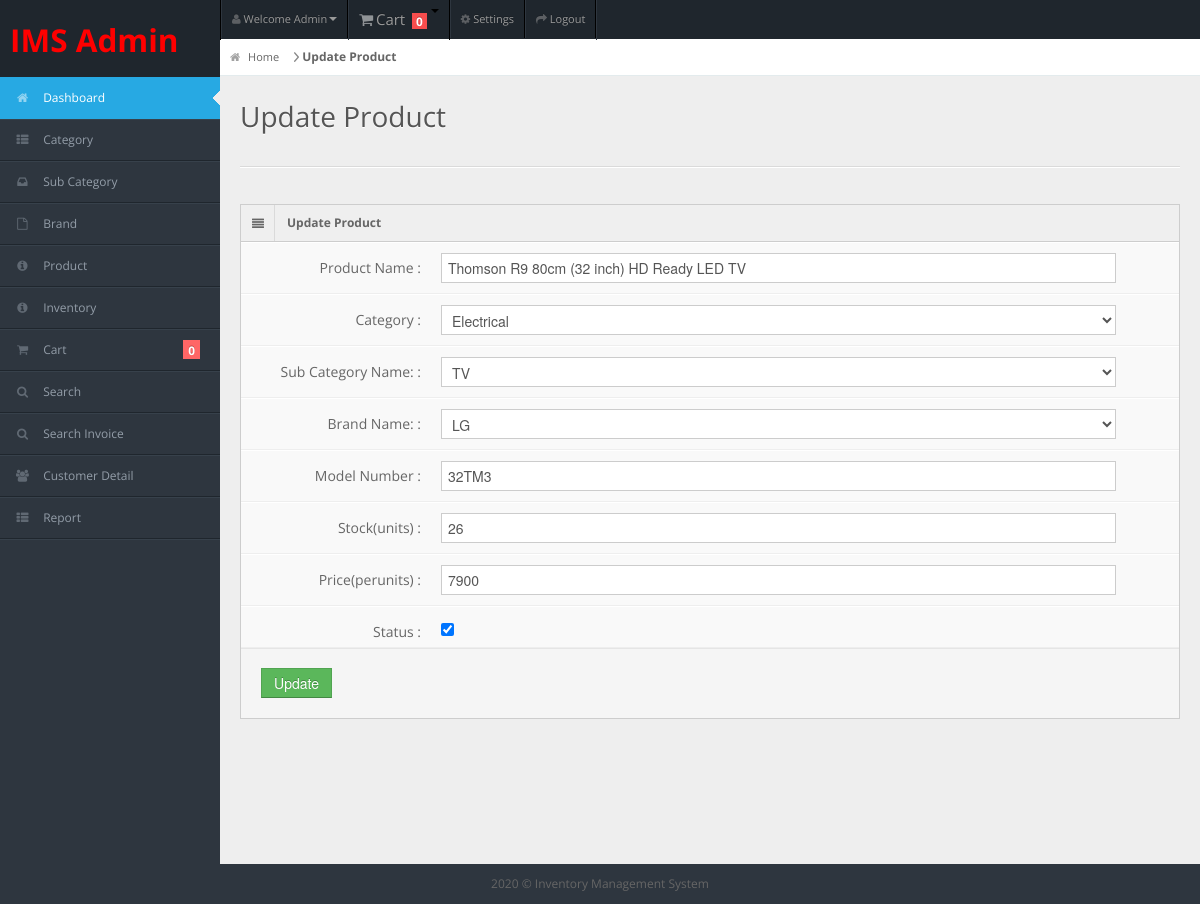
The page /admin/editproducts.php?editid=1 (signed in) on the database its author committed.
### tables this page shows
CREATE TABLE `tblproducts` (
  `ID` int(10) NOT NULL,
  `ProductName` varchar(200) DEFAULT NULL,
  `CatID` int(5) DEFAULT NULL,
  `SubcatID` int(5) DEFAULT NULL,
  `BrandName` varchar(200) DEFAULT NULL,
  `ModelNumber` varchar(200) DEFAULT NULL,
  `Stock` int(10) DEFAULT NULL,
  `Price` decimal(10,0) DEFAULT NULL,
  `Status` int(2) DEFAULT NULL,
  `CreationDate` timestamp NULL DEFAULT current_timestamp()
);

CREATE TABLE `tblcategory` (
  `ID` int(10) NOT NULL,
  `CategoryName` varchar(200) DEFAULT NULL,
  `Status` int(2) DEFAULT NULL,
  `CreationDate` timestamp NULL DEFAULT current_timestamp()
);

CREATE TABLE `tblsubcategory` (
  `ID` int(10) NOT NULL,
  `CatID` int(5) DEFAULT NULL,
  `SubCategoryname` varchar(200) DEFAULT NULL,
  `Status` int(2) DEFAULT NULL,
  `CreationDate` timestamp NULL DEFAULT current_timestamp()
);

### admin/editproducts.php (the view, shortened to what this page needs)
<?php
include('includes/dbconnection.php');
if (strlen($_SESSION['imsaid']==0)) {
  header('location:logout.php');
  } else{
  ?>
<!DOCTYPE html>
<html lang="en">
<head>
<?php include_once('includes/cs.php');?>
</head>
<body>
<?php include_once('includes/header.php');?>
<?php include_once('includes/sidebar.php');?>
<div id="content">
<div id="content-header">
  <div id="breadcrumb"> <a href="dashboard.php" title="Go to Home" class="tip-bottom"><i class="icon-home"></i> Home</a> <strong>Update Product</strong></div>
  <h1>Update Product</h1>
</div>
<div class="container-fluid">
  <hr>
  <div class="row-fluid">
    <div class="span12">
      <div class="widget-box">
        <div class="widget-title"> <span class="icon"> <i class="icon-align-justify"></i> </span>
          <h5>Update Product</h5>
        </div>
        <div class="widget-content nopadding">
          <form method="post" class="form-horizontal">
            <?php
            $eid=$_GET['editid'];
$ret=mysqli_query($con,"select tblcategory.CategoryName as catname,tblcategory.ID as catid,tblsubcategory.SubCategoryname as subcat,tblsubcategory.ID as scatid,tblproducts.ID as pid,tblproducts.ProductName,tblproducts.BrandName,tblproducts.Status,tblproducts.Price,tblproducts.CreationDate,tblproducts.ModelNumber,tblproducts.Stock from tblproducts inner join tblcategory on tblcategory.ID=tblproducts.CatID inner join tblsubcategory on tblsubcategory.ID=tblproducts.SubcatID where tblproducts.ID='$eid'");
while ($row=mysqli_fetch_array($ret)) {
?>
           <div class="control-group">
              <label class="control-label">Product Name :</label>
              <div class="controls">
                <input type="text" class="span11" name="pname" id="pname" value="<?php echo $row['ProductName'];?>" required='true'/>
              </div>
            </div>
            <div class="control-group">
              <label class="control-label">Category :</label>
              <div class="controls">
                <select type="text" class="span11" name="category" id="category" onChange="getSubCat(this.value)" value="" required='true' />
                   <option value="<?php echo $row['catid'];?>"><?php echo $row['catname'];?></option>
              </div>
            </div>
            <div class="control-group">
              <label class="control-label">Sub Category Name: :</label>
              <div class="controls">
                <select type="text" class="span11" name="subcategory" id="subcategory" value="" required='true' />
                  <option value="<?php echo $row['scatid'];?>"><?php echo $row['subcat'];?></option>
              </div>
            </div>
            <div class="control-group">
              <label class="control-label">Brand Name: :</label>
              <div class="controls">
                <select type="text" class="span11" name="bname" id="bname" value="" required='true' />
                  <option value="<?php echo $row['BrandName'];?>"><?php echo $row['BrandName'];?></option>
              </div>
            </div>
            <div class="control-group">
              <label class="control-label">Model Number :</label>
              <div class="controls">
                <input type="text" class="span11"  name="modelno" id="modelno" value="<?php echo $row['ModelNumber'];?>" required="true" maxlength="5"  />
              </div>
            </div>
            <div class="control-group">
              <label class="control-label">Stock(units) :</label>
              <div class="controls">
                <input type="text" class="span11"  name="stock" id="stock" value="<?php echo $row['Stock'];?>" required="true"/>
              </div>
            </div>
            <div class="control-group">
              <label class="control-label">Price(perunits) :</label>
              <div class="controls">
                <input type="text" class="span11" name="price" id="price" value="<?php echo $row['Price'];?>" required="true"/>
              </div>
            </div>
            <div class="control-group">
              <label class="control-label">Status :</label>
              <div class="controls">
                <?php  if($row['Status']=="1"){ ?>
                <input type="checkbox"  name="status" id="status" value="1"  checked="true"/>
                <?php } else { ?>
                  <input type="checkbox" value='1' name="status" id="status" />
                  <?php } ?>
              </div>
            </div>
           <?php } ?>
            <div class="form-actions">
              <button type="submit" class="btn btn-success" name="submit">Update</button>
            </div>
          </form>
        </div>
      </div>
    </div>
  </div>
 </div>
</div>
<?php include_once('includes/footer.php');?>
</body>
</html>
<?php } ?>

### admin/includes/header.php (shortened to what this page needs)
<div id="header">
  <h2 style="padding-top: 20px;padding-left: 10px"><a href="dashboard.php"><strong style="color: red">IMS Admin</strong></a></h2>
</div>
<div id="user-nav" class="navbar navbar-inverse">
  <ul class="nav">
    <?php
$ret=mysqli_query($con,"select AdminName from tbladmin");
$row=mysqli_fetch_array($ret);
$name=$row['AdminName'];
?>
    <li  class="dropdown" id="profile-messages" ><a title="" href="#" data-toggle="dropdown" data-target="#profile-messages" class="dropdown-toggle"><i class="icon icon-user"></i>  <span class="text">Welcome <?php echo $name; ?></span><b class="caret"></b></a>
    </li>
    <?php $ret=mysqli_query($con,"Select * from tblcart where IsCheckOut='0'");
$cartcountcount=mysqli_num_rows($ret);
?>
    <li id="menu-messages"><a href="cart.php" data-target="#menu-messages" ><i class="icon icon-shopping-cart" style="color: white;font-size: 15px"></i> <span class="text" style="font-size: 15px">Cart</span> <span class="label label-important"><?php echo htmlentities($cartcountcount);?></span><b class="caret"></b></a>
    </li>
    <li class=""><a title="" href="change-password.php"><i class="icon icon-cog"></i> <span class="text">Settings</span></a></li>
    <li class=""><a title="" href="logout.php"><i class="icon icon-share-alt"></i> <span class="text">Logout</span></a></li>
  </ul>
</div>

### admin/css/matrix-style.css (style rules this page uses)
* { outline:none !important; -moz-outline: none !important; }
html, body { height:100% }
body { overflow-x: hidden; margin-top: -10px; font-family: 'Open Sans', sans-serif; font-size:12px; color:#666; }
a { color:#666; }
select, textarea, input[type="text"], input[type="password"], input[type="datetime"], input[type="datetime-local"], input[type="date"], input[type="month"], input[type="time"], input[type="week"], input[type="number"], input[type="email"], input[type="url"], input[type="search"], input[type="tel"], input[type="color"], .uneditable-input, .label, .dropdown-menu, .btn, .well, .progress, .table-bordered, .btn-group > .btn:first-child, .btn-group > .btn:last-child, .btn-group > .btn:last-child, .btn-group > .dropdown-toggle, .alert { border-radius:0px; }
.btn, textarea, input[type="text"], input[type="password"], input[type="datetime"], input[type="datetime-local"], input[type="date"], input[type="month"], input[type="time"], input[type="week"], input[type="number"], input[type="email"], input[type="url"], input[type="search"], input[type="tel"], input[type="color"], .uneditable-input { box-shadow:none; }
.progress, .progress-success .bar, .progress .bar-success, .progress-warning .bar, .progress .bar-warning, .progress-danger .bar, .progress .bar-danger, .progress-info .bar, .progress .bar-info, .btn, .btn-primary { background-image:none; }
.form-horizontal .form-actions { padding-left:20px; }
hr { border-top-color:#dadada; }
.label-important, .badge-important { background:#f74d4d; }
#header { height: 77px; position: relative; width: 100%; z-index: -9; }
#user-nav { position: absolute; left: 220px; top:0px; z-index: 20; margin: 0; }
#user-nav > ul { margin: 0; padding: 0; list-style: none; border-right: 1px solid #2e363f;border-left: 1px solid #000; }
#user-nav > ul > li { float: left; list-style-type: none; margin: 0; position: relative; padding: 0; border-left: 1px solid #2e363f; border-right: 1px solid #000; }
#user-nav > ul > li > a { padding:9px 10px; display: block; font-size: 11px; }
#user-nav > ul > li > a > i, #sidebar li a i { opacity: .5; margin-top: 2px; }
#user-nav > ul > li > a > .label { vertical-align: middle; padding: 1px 4px 1px; margin: -2px 4px 0; display: inline-block; }
#content { background: none repeat scroll 0 0 #eeeeee; margin-left: 220px; margin-right: 0; padding-bottom: 25px; position: relative; min-height:100%; width: auto; }
#content-header { position: abslute; width: 100%; margin-top: -38px; z-index: 20; }
#content-header h1 { color: #555555; font-size: 28px; font-weight: normal; float: none; text-shadow: 0 1px 0 #ffffff; margin-left: 20px; position: relative; }
#content-header h1, #content-header .btn-group { margin-top: 20px; }
#breadcrumb { background-color: #fff; border-bottom: 1px solid #e3ebed; }
#breadcrumb a { padding: 8px 20px 8px 10px; display: inline-block; background-image: url('../img/breadcrumb.png'); background-position: center right; background-repeat: no-repeat; font-size: 11px; color: #666666; }
#breadcrumb a i { margin-right: 5px; opacity: .6; }
.stat-boxes .peity_bar_good, .stat-boxes .peity_line_good, { color: #459D1C; }
.widget-box { background: none repeat scroll 0 0 #F9F9F9; border-left: 1px solid #CDCDCD; border-top: 1px solid #CDCDCD; border-right: 1px solid #CDCDCD; clear: both; margin-top: 16px; margin-bottom: 16px; position: relative; }
.widget-title, .modal-header, .table th, div.dataTables_wrapper .ui-widget-header { background:#efefef; border-bottom: 1px solid #CDCDCD; height: 36px; }
.widget-title span.icon { padding: 9px 10px 7px 11px; float: left; border-right:1px solid #dadada; }
.widget-title h5 { color: #666; float: left; font-size: 12px; font-weight: bold; padding: 12px; line-height: 12px; margin: 0; }
.widget-content { padding:15px; border-bottom: 1px solid #cdcdcd; }
.nopadding { padding: 0 !important; }
form { margin-bottom: 0; }
.form-horizontal .control-group { border-top: 1px solid #ffffff; border-bottom: 1px solid #eeeeee; margin-bottom: 0; }
.form-horizontal .control-label { padding-top: 15px; width: 180px; }
.form-horizontal .controls { margin-left: 200px; padding: 10px 0; }
.form-horizontal .form-actions { margin-top: 0; margin-bottom: 0; }

### admin/css/matrix-media.css (style rules this page uses)
body { background:#2E363F; }
#header { background-color: #1f262d; margin-top:10px; }

### rows shown on the page
tblproducts: pname "Thomson R9 80cm (32 inch) HD Ready LED TV", category "Electrical", subcategory "TV", bname "LG", modelno "32TM3", stock "26", price "7900"

### other values the page prints
$name "Admin"
$cartcountcount "0"
